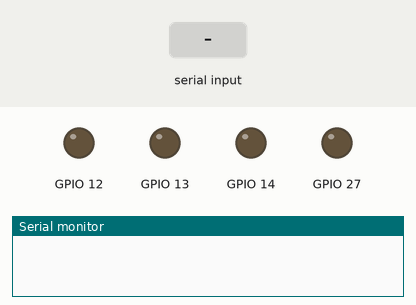
A sketch run on a simulated ESP32. On the bench: output pins drawn as LEDs (lit = HIGH), the last lines printed to the serial monitor. Inputs (shaded band) come from the test bench. Nothing arrives over Bluetooth unless stated.

Above: at 1.2 s.
1.3 s: "P1 get one point" received over the second serial link
At 3.5 s:
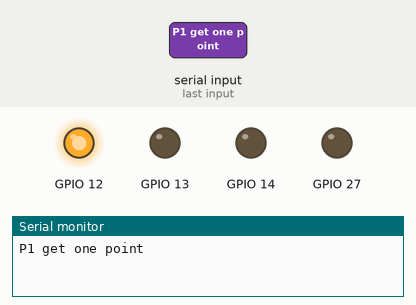
3.8 s: "P2 get one point" received over the second serial link
At 5.6 s:
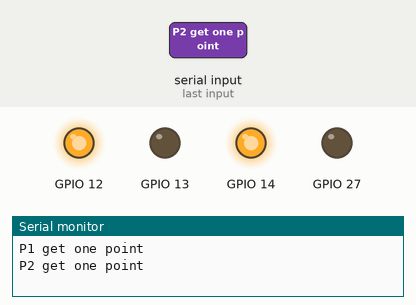
6.3 s: "P1 get one point" received over the second serial link
At 8.5 s:
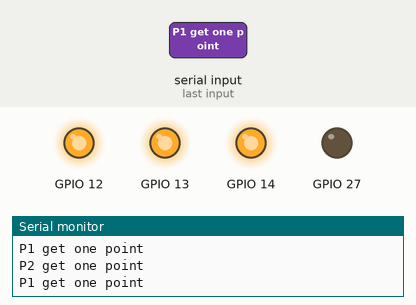
8.8 s: "P2 get one point" received over the second serial link
At 10.6 s:
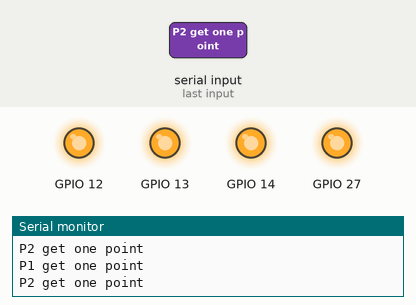
Timing chart, 0 to 12.1 s (numbered marks = the images above; inputs shaded):
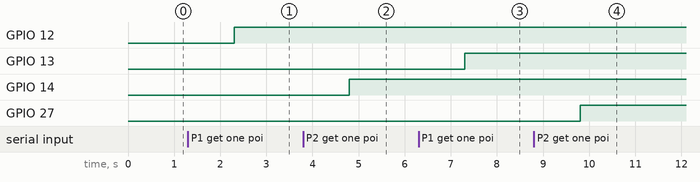

The sketch:

BLE_Game.ino
```cpp
#include <BluetoothSerial.h>
BluetoothSerial BT;
void setup() {
  // put your setup code here, to run once:
  Serial.begin(115200);
  BT.begin("EXP32");//請改名
  pinMode(12,OUTPUT);
  pinMode(13,OUTPUT);
  pinMode(14,OUTPUT);
  pinMode(27,OUTPUT);
}
int a =0;
int b =0;
void loop() {
  // put your main code here, to run repeatedly:
  while (BT.available()) {
    //讀取藍芽資料
    String BTdata=BT.readString();
    //顯示在序列視窗
    Serial.println(BTdata);
     if(BTdata=="P1 get one point"){
      a+=1;
      }
     if(a ==1){
      digitalWrite(12,HIGH);
      }
      if(a ==2){
      digitalWrite(13,HIGH);
      a=0;
      }
      if(BTdata=="P2 get one point"){
      b+=1;
      }
     if(b ==1){
      digitalWrite(14,HIGH);
      }
      if(b ==2){
      digitalWrite(27,HIGH);
      b=0;
      }
      if(BTdata=="NEW GAME"){
        digitalWrite(12,LOW);
        digitalWrite(13,LOW);
        digitalWrite(14,LOW);
        digitalWrite(27,LOW);
        }

  }
  delay(1);
}
```

Measured:
- after the input at 1.3 s, GPIO 12: LOW → HIGH after 1.0 s
- after the input at 3.8 s, GPIO 14: LOW → HIGH after 1.0 s
- after the input at 6.3 s, GPIO 13: LOW → HIGH after 1.0 s
- after the input at 8.8 s, GPIO 27: LOW → HIGH after 1.0 s
